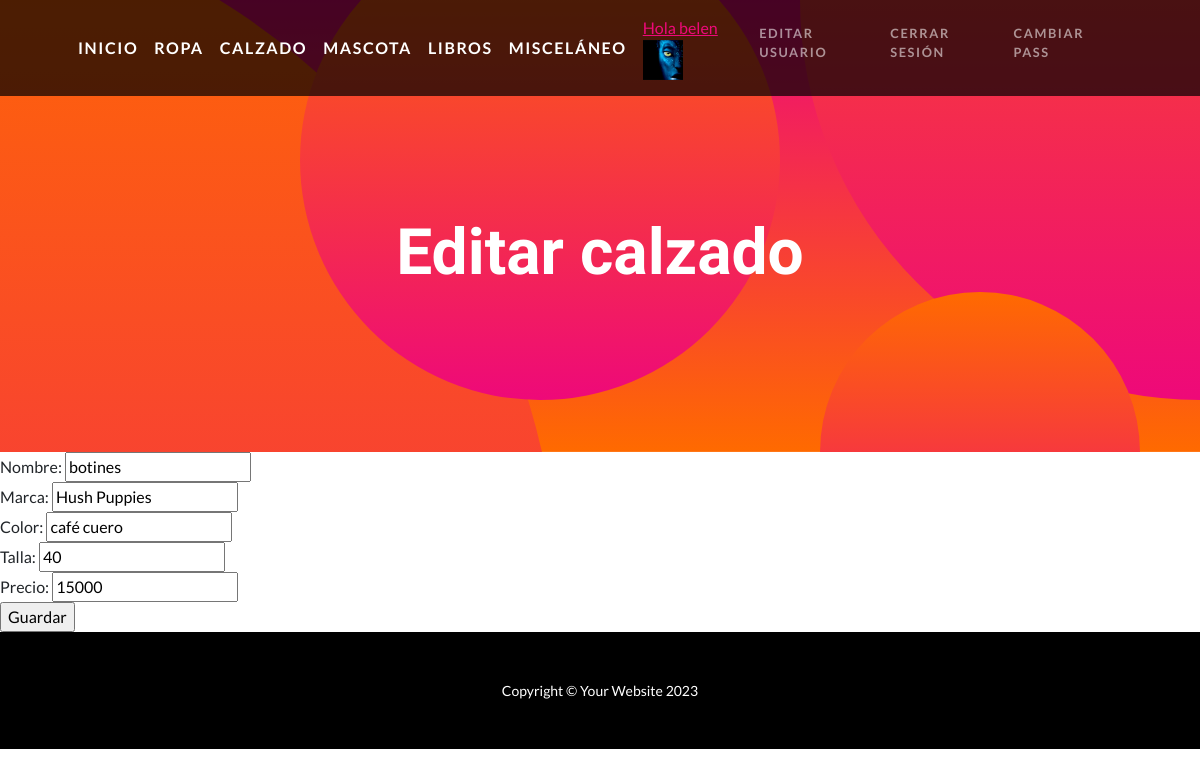
Page /ReignsApp/editar_calzado/1 (signed in) on the committed database.
### ReignsApp/models.py (models this page shows, shortened)
class Avatar(models.Model):
    usuario = models.ForeignKey(User, on_delete=models.CASCADE)
    imagen = models.ImageField(upload_to="avatares", null=True, blank=True)

class Calzado(models.Model):
    nombre = models.CharField(max_length=20)
    marca = models.CharField(max_length=20)
    color = models.CharField(max_length=20)
    talla = models.CharField(max_length=10)
    precio = models.IntegerField()

### ReignsApp/views.py (the view)
# urls.py: path("editar_calzado/<int:pk>", EditarCalzado.as_view(), name="CalzadosEditar"),
class EditarCalzado(LoginRequiredMixin, UpdateView):
    model = Calzado
    template_name = "ReignsApp/Calzado/editar_calzado.html"
    fields = ["nombre","marca","color","talla","precio"]
    success_url = "/ReignsApp/lista_calzado/"

### ReignsApp/Templates/ReignsApp/Calzado/editar_calzado.html
{% extends "ReignsApp/padre.html" %}
{% load static %}
{% block titulo %}
<h2 class="masthead-subheading mb-0">Editar calzado</h2>
{% endblock %}
{% block contenido %}
<form action="" method="post"> {% csrf_token %}
    {{ form }}
<input type="submit" value="Guardar">
</form>
{% endblock %}

### ReignsApp/Templates/ReignsApp/padre.html (shortened to what this page needs)
<!DOCTYPE html>
<html lang="en">
    <head>
        {% load static %}
        <link href="{% static 'ReignsApp/css/styles.css' %}" rel="stylesheet" />
    </head>
    <body id="page-top">
        <nav class="navbar navbar-expand-lg navbar-dark navbar-custom fixed-top">
            <div class="container px-5">
                <a class="navbar-brand" href="{% url 'Home' %}">Inicio</a>
                <a class="navbar-brand" href="{% url 'RopaLeer' %}">Ropa</a>
                <a class="navbar-brand" href="{% url 'CalzadosLeer' %}">Calzado</a>
                <a class="navbar-brand" href="{% url 'MascotaLeer' %}">Mascota</a>
                <a class="navbar-brand" href="{% url 'LibroLeer' %}">Libros</a>
                <a class="navbar-brand" href="{% url 'MiscelaneoLeer' %}">Misceláneo</a>
                <div class="collapse navbar-collapse" id="navbarResponsive">
                    <ul class="navbar-nav ms-auto">
                        {% if user.is_authenticated %}
                        <li class="nav-item"><a href="{% url 'Nuevo Avatar' %}">Hola {{user.first_name}} </a>
                        <img src="{{user.avatar_set.first.imagen.url}}" width="40px" height="40px" alt"Error al cargar">
                        <li class="nav-item"><a class="nav-link" href="{% url 'Editar Usuario' %}">Editar Usuario </a>
                        <li class="nav-item"><a class="nav-link" href="{% url 'Cerrar Sesión' %}">Cerrar Sesión</a></li>
                        <li class="nav-item"><a class="nav-link" href="{% url 'Cambiar Contra' %}">Cambiar Pass</a></li>
                        {% else %}
                        <li class="nav-item"><a class="nav-link" href="{% url 'Registrarse' %}">Registrarse</a></li>
                        <li class="nav-item"><a class="nav-link" href="{% url 'Iniciar Sesión' %}">Iniciar Sesión</a></li>
                        {% endif %}
                    </ul>
                </div>
            </div>
        </nav>
        <header class="masthead text-center text-white">
            <div class="masthead-content">
                <div class="container px-5">
                    {% block titulo %}
                    {% endblock %}
                </div>
            </div>
            <div class="bg-circle-1 bg-circle"></div>
            <div class="bg-circle-2 bg-circle"></div>
            <div class="bg-circle-3 bg-circle"></div>
            <div class="bg-circle-4 bg-circle"></div>
        </header>
        {% block contenido %}{% endblock %}
        <footer class="py-5 bg-black">
            <div class="container px-5"><p class="m-0 text-center text-white small">Copyright &copy; Your Website 2023</p></div>
        </footer>
    </body>
</html>

### rows in the picture
Calzado: nombre "botines", marca "Hush Puppies", color "café cuero", talla "40", precio "15000"

### other values in the picture
{{ user.first_name }} "belen"
